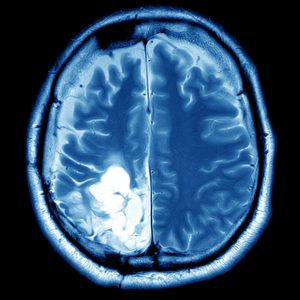
#> input picture Images/brain.jpg, 300 x 300 px, found by its file name
$ python sobel_ser.py
#> lines starting #> are read from the running program, lines starting #| are printed output that depends on the picture; after the words box and inside, x2 and y2 are one past the last pixel; in counts of white or black regions, pixels touching at a corner belong together
import cv2
import numpy as np
import matplotlib.pyplot as plt
import math
from time import perf_counter

def binarize_array(numpy_array, threshold=200):
    for i in range(len(numpy_array)):
        for j in range(len(numpy_array[0])):
            if numpy_array[i][j] > threshold:
                numpy_array[i][j] = 0
            else:
                numpy_array[i][j] = 255
    return numpy_array


def sobel_util_horizontal(img, x, y):
    pixelval = (img[x - 1][y - 1] - 1) + (img[x - 1][y] - 2) + (img[x - 1][y + 1] * -1)
    pixelval += (img[x + 1][y - 1] * 1) + (img[x + 1][y] * 1) + (img[x + 1][y + 1] * 1)
    return pixelval


def sobel_util_vertical(img, x, y):
    pixelval = (img[x - 1][y - 1] - 1) + (img[x][y - 1] - 2) + (img[x + 1][y - 1] * -1)
    pixelval += (img[x - 1][y + 1] * 1) + (img[x][y + 1] * 2) + (img[x + 1][y + 1] * 1)
    return pixelval

def power_law(img,gamma):
    x = img.shape[0]
    y = img.shape[1]

    for i in range(0,x):
        for j in range(0,y):
            img[i][j] = 255*(img[i][j]/255)**gamma

    return img

def sobel(img):
    padimg = np.pad(img, 1, mode='constant')

    x = padimg.shape[0]
    y = padimg.shape[1]

    for i in range(1, x - 2):
        for j in range(1, y - 2):
            img[i - 1][j - 1] = math.sqrt(
                sobel_util_horizontal(padimg, i, j) ** 2 + sobel_util_vertical(padimg, i, j) ** 2)

    return img


if __name__ == '__main__':
    a = perf_counter()
    gray = cv2.imread('brain.jpg', 0)
#> gray: shape (300, 300); min 0, max 255, mean 70.2
    npimg = np.copy(gray)
    x_size1 = npimg.shape[0]
#> x_size1 = 300
    y_size1 = npimg.shape[1]
#> y_size1 = 300
    ew= (x_size1 +2,y_size1 +2)
#> ew = (302, 302)
    simg = np.zeros(ew,np.uint8)
    for i in range(0, npimg.shape[0]):
        for j in range(0, npimg.shape[1]):
            simg[i+1][j+1] = npimg[i][j]
    plt.subplot(1, 2, 1)
    plt.imshow(npimg, cmap=plt.cm.binary)
    plt.title('(a) Original Grey Scale Image')
    plt.xticks([])
    plt.yticks([])

    i = None
    j = None

    kernel = np.array([[-1, -1, -1],
                       [-1, 8, -1],
                       [-1, -1, -1]])

    laplaceimg = np.copy(gray)
    im = cv2.filter2D(laplaceimg, -2, kernel)
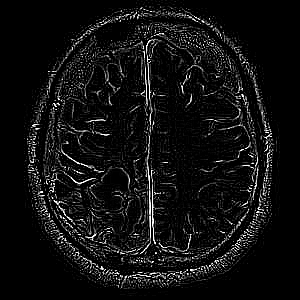
#> im: shape (300, 300); min 0, max 255, mean 16.4
    plt.subplot(1, 2, 2)
    plt.imshow(im, cmap=plt.cm.binary)
    plt.title('(b) Laplacian of (a)')
    plt.xticks([])
    plt.yticks([])
    plt.savefig('plot1.png')
    plt.show()

    final = cv2.add(im, laplaceimg)
    k=np.copy(final)
    plt.subplot(1, 2, 1)
    plt.imshow(final, cmap=plt.cm.binary)
    plt.title('(c) Sharpened Image')
    plt.xticks([])
    plt.yticks([])

    sobelimg = sobel(simg)
#> in sobel, `padimg = np.pad(img, 1, mode='constant')`:
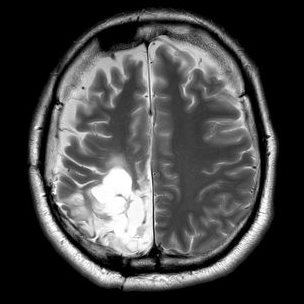
#> padimg: shape (304, 304); min 0, max 255, mean 68.3
#> the loop in sobel, `for i in range(1, x - 2):` made 301 passes
#> after the loop in sobel, `for i in range(1, x - 2):`:
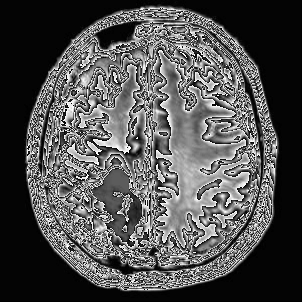
#> img: shape (302, 302); min 0, max 255, mean 80.5
    binaryimg = binarize_array(sobelimg)
#> after the loop in binarize_array, `for i in range(len(numpy_array)):`:
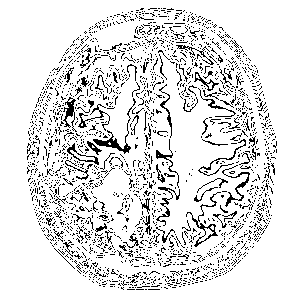
#> numpy_array: shape (302, 302); 88.2% white; black in thin lines or dots, all inside (x1, y1, x2, y2) = (27, 8, 277, 290)
    plt.subplot(1, 2, 2)
    plt.imshow(sobelimg, cmap=plt.cm.binary)
    plt.title('(d) Sobel of (a)')
    plt.xticks([])
    plt.yticks([])
    plt.savefig('plot2.png')
    plt.show()


    newimg = cv2.blur(binaryimg, (5, 5))
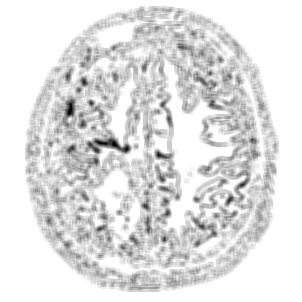
#> newimg: shape (302, 302); min 0, max 255, mean 225

    x_size2 = final.shape[0]
    y_size2 = final.shape[1]
    ee = (x_size2 + 2, y_size2 + 2)
    si = np.zeros(ee, np.uint8)
    for i in range(0, final.shape[0]):
        for j in range(0, final.shape[1]):
            si[i + 1][j + 1] = final[i][j]
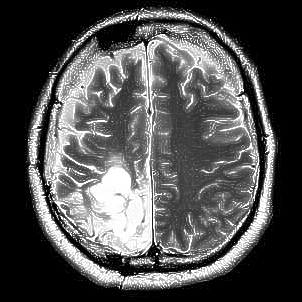
#> si: shape (302, 302); min 0, max 255, mean 80.1

    plt.subplot(1, 2, 1)
    plt.imshow(newimg, cmap=plt.cm.binary)
    plt.title('(e) Sobel smoothened image\nwith averaging filter')
    plt.xticks([])
    plt.yticks([])

    final1 = npimg * k
    plt.subplot(1, 2, 2)
    plt.imshow(final1, cmap=plt.cm.binary)
    plt.title('(f) Product of (c) and (e) ')
    plt.xticks([])
    plt.yticks([])
    plt.savefig('plot3.png')
    plt.show()
    e=np.copy(final1)
    q = cv2.add(npimg, e)
    plt.subplot(1, 2, 1)
    plt.imshow(q, cmap=plt.cm.binary)
    plt.title('(g) Sharpened Image obtained \nby sum of (a) and (f)')
    plt.xticks([])
    plt.yticks([])
    qq=np.copy(q)
    finalimg = power_law(qq, 2.5)
#> after the loop in power_law, `for i in range(0,x):`:
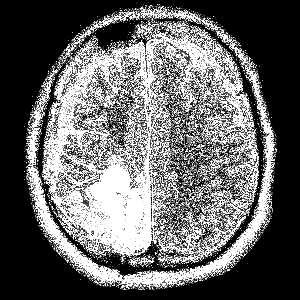
#> img: shape (300, 300); min 0, max 255, mean 102.5
    b = perf_counter()
    plt.subplot(1, 2, 2)
    plt.imshow(finalimg, cmap=plt.cm.binary)
    plt.title('(h) Final Image: Power-law \ntransformation of (g)')
    plt.xticks([])
    plt.yticks([])
    print("Time for serial execution (in seconds) = " + str(b - a))
    plt.savefig('plot4.png')
    plt.show()
